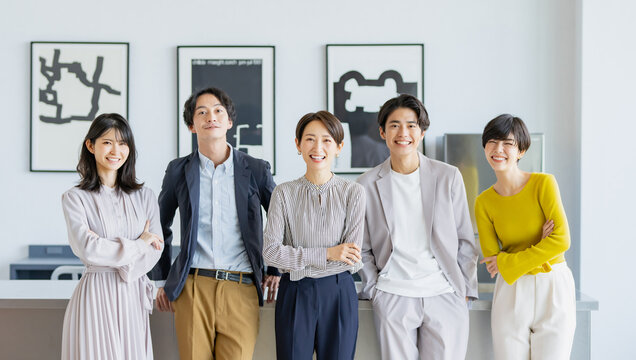
#> input picture tests/unit/test_data/images/scrfd/multi_faces.jpg, 636 x 360 px
$ python transform_base64_from_image.py ../tests/unit/test_data/images/scrfd/multi_faces.jpg
#> lines starting #> are read from the running program, lines starting #| are printed output that depends on the picture
import argparse
import base64
from io import BytesIO
from pathlib import Path
import sys

from PIL import Image


def image_to_base64(
    image_path: Path,
    max_size: int | None = 112,
    image_format: str | None = "JPEG",
    quality: int = 85,
    raw: bool = False,
) -> str:
    if not image_path.exists():
        raise FileNotFoundError(f"File not found: {image_path}")
    if not image_path.is_file():
        raise IsADirectoryError(f"Path is not a file: {image_path}")

    if raw:
        image_bytes = image_path.read_bytes()
    else:
        image_bytes = encode_optimized_image(
            image_path=image_path,
            max_size=max_size,
            image_format=image_format,
            quality=quality,
        )

    return base64.b64encode(image_bytes).decode("ascii")


def encode_optimized_image(
    image_path: Path,
    max_size: int | None,
    image_format: str | None,
    quality: int,
) -> bytes:
#> called with max_size = 112, image_format = 'JPEG', quality = 85
    image = Image.open(image_path).convert("RGB")
#> image is the input picture: PIL image 636x360 RGB; mean R, G, B 177.9, 178.4, 175.3
    if max_size is not None:
        image.thumbnail((max_size, max_size), Image.Resampling.LANCZOS)
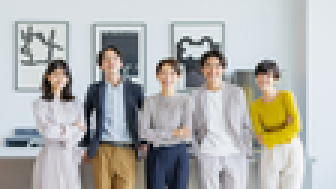
#> image: PIL image 112x63 RGB (shown 3 times larger); mean R, G, B 178, 178.5, 175.4

    output_format = (image_format or image.format or image_path.suffix.lstrip(".") or "JPEG").upper()
#> output_format = 'JPEG'
    if output_format == "JPG":
        output_format = "JPEG"

    with BytesIO() as buffer:
        save_kwargs: dict[str, int | bool] = {}
        if output_format in {"JPEG", "WEBP"}:
            save_kwargs["quality"] = quality
            save_kwargs["optimize"] = True
        image.save(buffer, format=output_format, **save_kwargs)
        return buffer.getvalue()


def parse_args() -> argparse.Namespace:
    parser = argparse.ArgumentParser(
        description="Convert an image file to a base64 string.",
    )
    parser.add_argument(
        "image_path",
        type=Path,
        help="Path to the image file.",
    )
    parser.add_argument(
        "--max-size",
        type=int,
        default=112,
        help="Resize the image so the longest side is at most this many pixels before encoding.",
    )
    parser.add_argument(
        "--format",
        choices=("JPEG", "PNG", "WEBP"),
        default="JPEG",
        help="Re-encode the image with this format before encoding.",
    )
    parser.add_argument(
        "--quality",
        type=int,
        default=85,
        help="JPEG/WEBP quality used when --format is JPEG or WEBP.",
    )
    parser.add_argument(
        "--raw",
        action="store_true",
        help="Encode the original image bytes without resizing or re-encoding.",
    )
    parser.add_argument(
        "--length",
        action="store_true",
        help="Print only the length of the generated base64 string.",
    )
    return parser.parse_args()


def main() -> int:
    args = parse_args()

    try:
        base64_text = image_to_base64(
            args.image_path,
            max_size=args.max_size,
            image_format=args.format,
            quality=args.quality,
            raw=args.raw,
        )
        print(len(base64_text) if args.length else base64_text)
    except OSError as exc:
        print(str(exc), file=sys.stderr)
        return 1

    return 0


if __name__ == "__main__":
    raise SystemExit(main())
#> (the program exits here)

$ run again, on tests/unit/test_data/images/scrfd/one_face.png
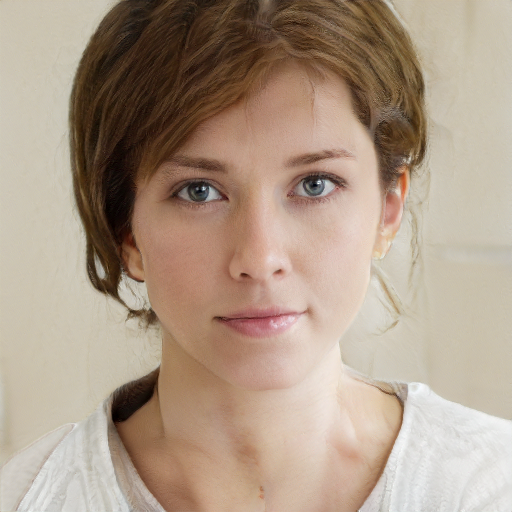
#> input picture tests/unit/test_data/images/scrfd/one_face.png, 512 x 512 px
#> in encode_optimized_image, image is the input picture: PIL image 512x512 RGB; mean R, G, B 173.2, 153.6, 135.8
#> in encode_optimized_image, `image.thumbnail((max_size, max_size), Image.Resampling.LANCZOS)`:
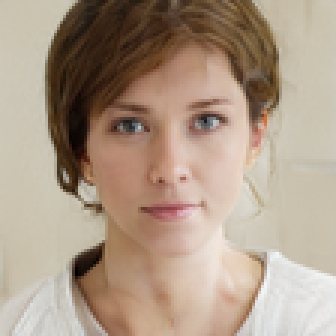
#> image: PIL image 112x112 RGB (shown 3 times larger); mean R, G, B 173.3, 153.8, 135.9
